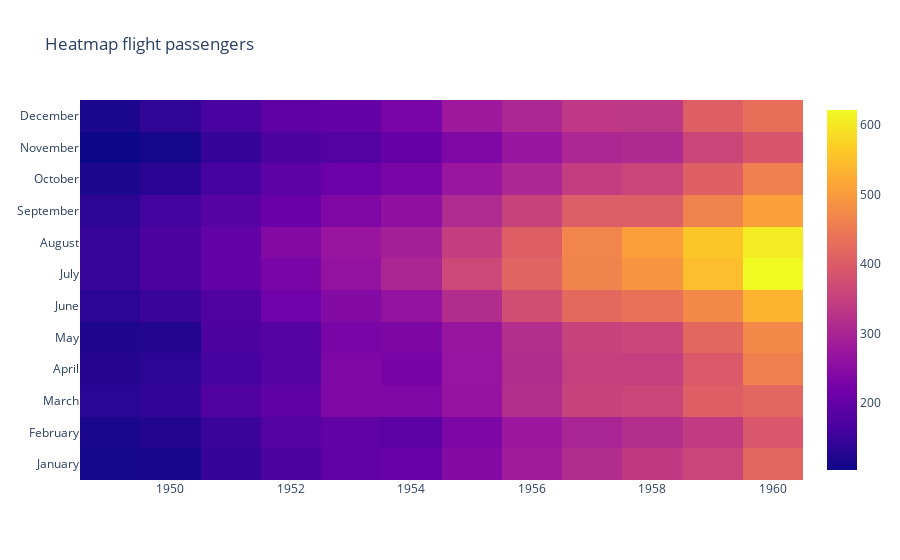

The code cell stored with this chart in its notebook:
### Markdown cell above
## heatmap

### Code cell
# create a heatmap with the following parameters:
# x-axis="year"
# y-axis="month"
# z-axis(color)="passengers"
import plotly.graph_objs as go
import plotly.offline as pyo
import pandas as pd

df = pd.read_csv('../../data/bronze/plotlydash/flights.csv')

data = [go.Heatmap(x=df['year'],
                   y=df['month'],
                   z=df['passengers'])]
layout = go.Layout(title='Heatmap flight passengers')
fig = go.Figure(data=data, layout=layout)
pyo.iplot(fig)

### Figure 1 — Plotly figure (JSON) as saved in the notebook; plotly's stock layout.template omitted (floating-point values rounded to 4 significant figures; data arrays with more than 128 entries replaced by an {"elided": "..."} marker saying what was removed)
{"data": [{"type": "heatmap", "x": {"elided": "144 int values"}, "y": {"elided": "144 str values"}, "z": {"elided": "144 int values"}}], "layout": {"title": {"text": "Heatmap flight passengers"}}}
